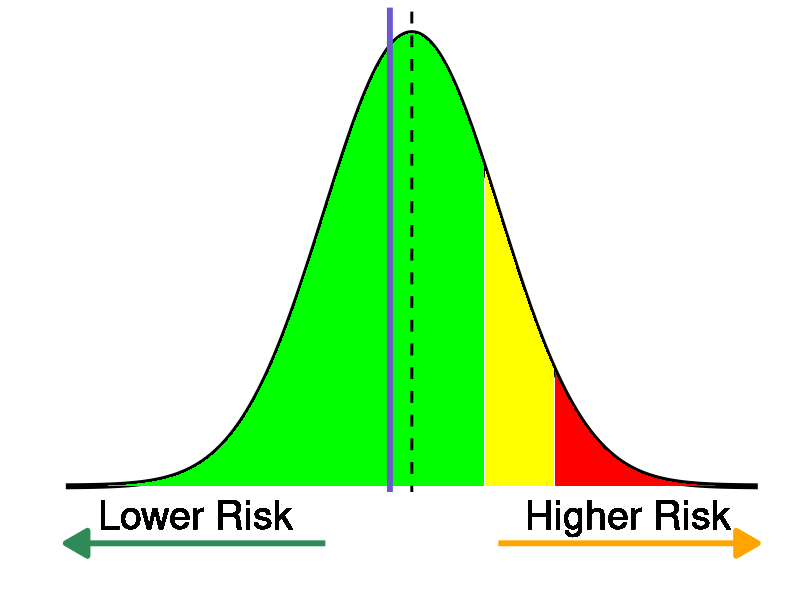

The R source for this figure:
### Basic display of individual risk using normal distribution with colored regions
 library(data.table)
 library(ggplot2)
 
 ## Inputs
 med_risk <- .8
 high_risk <- .95
 quant <- .4
 
 ## Normal distribution
 dt <- data.table(xs = seq(-4, 4, .01))
 dt[, ds := dnorm(xs)]
 dt[, ps := pnorm(xs)]
 
 ## Graph
 ggplot(dt, aes(xs, ds)) +
   geom_density(data = dt, stat = "identity", size = 2) +
   geom_density(data = dt[ps <= med_risk], stat = "identity", fill = "green", col = "green", size = 0) +
   geom_density(data = dt[ps >= med_risk & ps <= high_risk], stat = "identity", fill = "yellow", col = "yellow", size = 0) +
   geom_density(data = dt[ps >= high_risk], stat = "identity", fill = "red", col = "red", size = 0) +
   theme(panel.background = element_rect(fill = "white"), axis.text = element_blank(), axis.ticks = element_blank()) +
   labs(x = "", y = "") +
   geom_vline(aes(xintercept = 0), size = 1, linetype = 2) +
   geom_vline(aes(xintercept = qnorm(quant)), col = "slateblue", size = 2) +
   geom_rect(xmin = -4, xmax = 4, ymin = -.2, max = -.005, fill = "white") +
   geom_text(aes(label = "Higher Risk", x = 2.5, y = -.025), size = 10) +
   geom_text(aes(label = "Lower Risk", x = -2.5, y = -.025), size = 10) +
   annotate("segment", x = 1, xend = 4, y = -.05, yend = -.05, size = 2, arrow = arrow(type = "closed"), col = "orange", fill = "black") +
   annotate("segment", x = -1, xend = -4, y = -.05, yend = -.05, size = 2, arrow = arrow(type = "closed"), col = "seagreen", fill = "black")
 
 
# End script
 